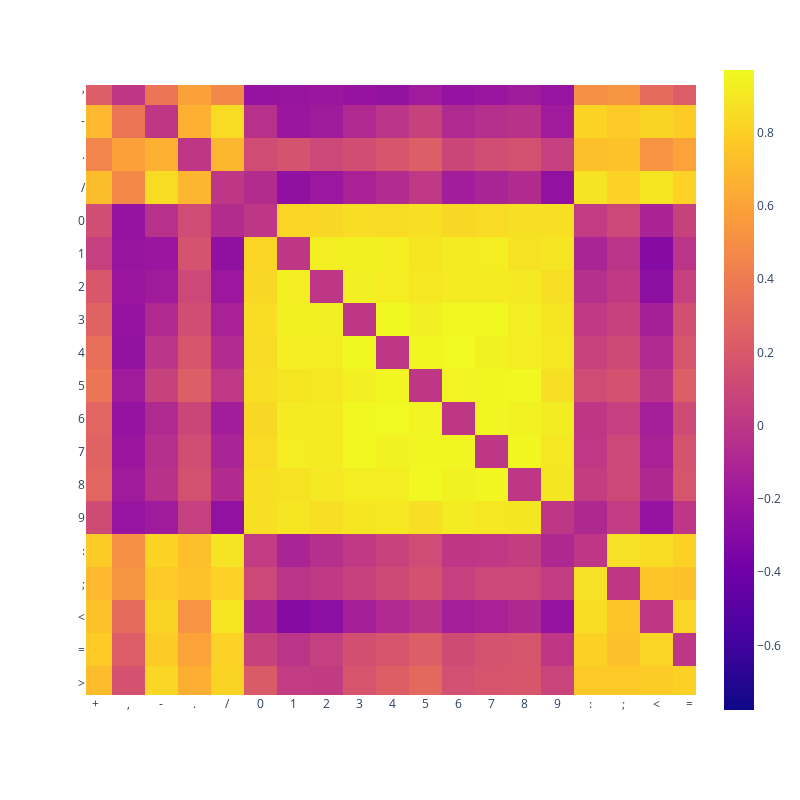

This figure's notebook cell:
### Code cell
from matplotlib import pyplot
import plotly.express as px
# pyplot.rcParams['figure.dpi'] = 600
# pyplot.rcParams['savefig.dpi'] = 600

byte_embedding = model.embedding_layer.subtoken_embedding.byte_embedding.weight
dot_prods = torch.einsum('ai,bi->ab', byte_embedding, byte_embedding)
mags = torch.einsum('ai,ai->a', byte_embedding, byte_embedding)
cosine = dot_prods / (mags.unsqueeze(0) * mags.unsqueeze(1)).sqrt()
cosine.fill_diagonal_(0.0)
# plt.imshow(cosine.detach().cpu().numpy()[:100, :100])
# torch.nn.functional.cosine_similarity(byte_embedding, byte_embedding).shape
# heatmap = torch.einsum('ai,bi->ab', byte_embedding, byte_embedding).detach().cpu().numpy()
# np.fill_diagonal(heatmap, 0.0)
# plt.imshow(heatmap)
codepoints = list(map(chr, range(256)))
fig = px.imshow( 
    cosine.detach().cpu().numpy(), x=codepoints, y=codepoints, width=800, height=800)#, color_continuous_scale='RdBu_r', origin='lower')
fig.show()

### Figure 1 — Plotly figure (JSON) as saved in the notebook; plotly's stock layout.template omitted (floating-point values rounded to 4 significant figures; data arrays with more than 128 entries replaced by an {"elided": "..."} marker saying what was removed)
{"data": [{"coloraxis": "coloraxis", "hovertemplate": "x: %{x}<br>y: %{y}<br>color: %{z}<extra></extra>", "name": "0", "type": "heatmap", "x": {"elided": "256 str values"}, "xaxis": "x", "y": {"elided": "256 str values"}, "yaxis": "y", "z": {"elided": "256x256 float values"}}], "layout": {"coloraxis": {"colorscale": [[0, "#0d0887"], [0.1111, "#46039f"], [0.2222, "#7201a8"], [0.3333, "#9c179e"], [0.4444, "#bd3786"], [0.5556, "#d8576b"], [0.6667, "#ed7953"], [0.7778, "#fb9f3a"], [0.8889, "#fdca26"], [1, "#f0f921"]]}, "height": 800, "margin": {"t": 60}, "width": 800, "xaxis": {"anchor": "y", "autorange": false, "constrain": "domain", "domain": [0, 1], "range": [42.73, 61.19], "scaleanchor": "y", "type": "category"}, "yaxis": {"anchor": "x", "autorange": false, "constrain": "domain", "domain": [0.03788, 0.9621], "range": [62.37, 43.9], "type": "category"}}}
